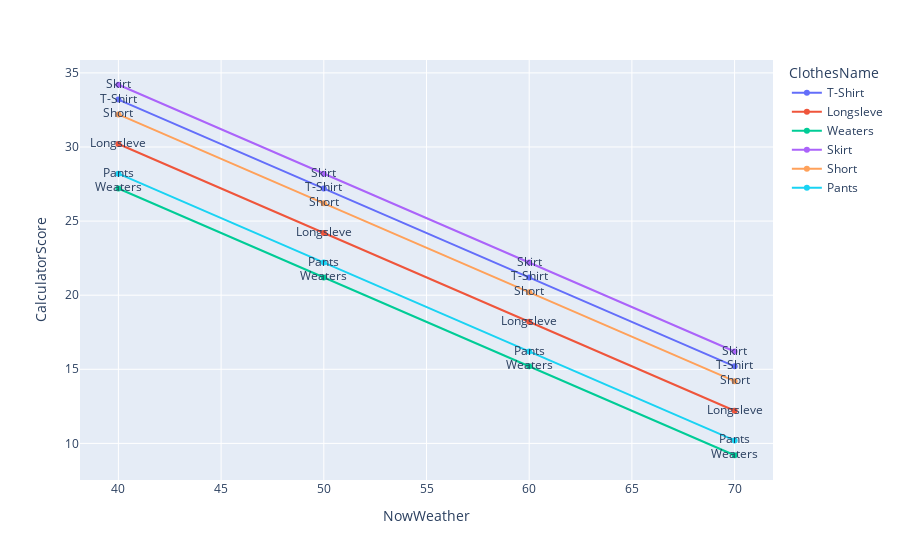

The cell this chart's notebook holds for it:
### Code cell
list_sigle_show_humd = []
for now_humd in range(40, 80, 10):
    for iloc_count in range(len(df_sigle)):
        calculator = weather_result_humd(   user_weatherLike, 10, now_humd, # 10 , 23 , 30
                                            df_sigle.iloc[iloc_count].ClothesName, df_sigle.iloc[iloc_count].WeatherScore
                                        )
        
        list_sigle_show_humd.append([now_humd, 
                                    df_sigle.iloc[iloc_count].ClothesName, 
                                    df_sigle.iloc[iloc_count].WeatherScore, 
                                    calculator])
        
df_sigle_show_humd = pd.DataFrame(list_sigle_show_humd, columns=["NowWeather", "ClothesName", "WeatherScore","CalculatorScore"])




fig = px.line(df_sigle_show_humd,     
    x = 'NowWeather',
    y = 'CalculatorScore',
    color = 'ClothesName',
    text= "ClothesName")
fig.show()

# fig = px

# 10度

### Figure 1 — Plotly figure (JSON) as saved in the notebook; plotly's stock layout.template omitted (floating-point values rounded to 4 significant figures)
{"data": [{"hovertemplate": "ClothesName=%{text}<br>NowWeather=%{x}<br>CalculatorScore=%{y}<extra></extra>", "legendgroup": "T-Shirt", "line": {"color": "#636efa", "dash": "solid"}, "marker": {"symbol": "circle"}, "mode": "markers+text+lines", "name": "T-Shirt", "orientation": "v", "showlegend": true, "text": ["T-Shirt", "T-Shirt", "T-Shirt", "T-Shirt"], "type": "scatter", "x": [40, 50, 60, 70], "xaxis": "x", "y": [33.2, 27.2, 21.2, 15.2], "yaxis": "y"}, {"hovertemplate": "ClothesName=%{text}<br>NowWeather=%{x}<br>CalculatorScore=%{y}<extra></extra>", "legendgroup": "Longsleve", "line": {"color": "#EF553B", "dash": "solid"}, "marker": {"symbol": "circle"}, "mode": "markers+text+lines", "name": "Longsleve", "orientation": "v", "showlegend": true, "text": ["Longsleve", "Longsleve", "Longsleve", "Longsleve"], "type": "scatter", "x": [40, 50, 60, 70], "xaxis": "x", "y": [30.2, 24.2, 18.2, 12.2], "yaxis": "y"}, {"hovertemplate": "ClothesName=%{text}<br>NowWeather=%{x}<br>CalculatorScore=%{y}<extra></extra>", "legendgroup": "Weaters", "line": {"color": "#00cc96", "dash": "solid"}, "marker": {"symbol": "circle"}, "mode": "markers+text+lines", "name": "Weaters", "orientation": "v", "showlegend": true, "text": ["Weaters", "Weaters", "Weaters", "Weaters"], "type": "scatter", "x": [40, 50, 60, 70], "xaxis": "x", "y": [27.2, 21.2, 15.2, 9.2], "yaxis": "y"}, {"hovertemplate": "ClothesName=%{text}<br>NowWeather=%{x}<br>CalculatorScore=%{y}<extra></extra>", "legendgroup": "Skirt", "line": {"color": "#ab63fa", "dash": "solid"}, "marker": {"symbol": "circle"}, "mode": "markers+text+lines", "name": "Skirt", "orientation": "v", "showlegend": true, "text": ["Skirt", "Skirt", "Skirt", "Skirt"], "type": "scatter", "x": [40, 50, 60, 70], "xaxis": "x", "y": [34.2, 28.2, 22.2, 16.2], "yaxis": "y"}, {"hovertemplate": "ClothesName=%{text}<br>NowWeather=%{x}<br>CalculatorScore=%{y}<extra></extra>", "legendgroup": "Short", "line": {"color": "#FFA15A", "dash": "solid"}, "marker": {"symbol": "circle"}, "mode": "markers+text+lines", "name": "Short", "orientation": "v", "showlegend": true, "text": ["Short", "Short", "Short", "Short"], "type": "scatter", "x": [40, 50, 60, 70], "xaxis": "x", "y": [32.2, 26.2, 20.2, 14.2], "yaxis": "y"}, {"hovertemplate": "ClothesName=%{text}<br>NowWeather=%{x}<br>CalculatorScore=%{y}<extra></extra>", "legendgroup": "Pants", "line": {"color": "#19d3f3", "dash": "solid"}, "marker": {"symbol": "circle"}, "mode": "markers+text+lines", "name": "Pants", "orientation": "v", "showlegend": true, "text": ["Pants", "Pants", "Pants", "Pants"], "type": "scatter", "x": [40, 50, 60, 70], "xaxis": "x", "y": [28.2, 22.2, 16.2, 10.2], "yaxis": "y"}], "layout": {"legend": {"title": {"text": "ClothesName"}, "tracegroupgap": 0}, "margin": {"t": 60}, "xaxis": {"anchor": "y", "domain": [0, 1], "title": {"text": "NowWeather"}}, "yaxis": {"anchor": "x", "domain": [0, 1], "title": {"text": "CalculatorScore"}}}}
